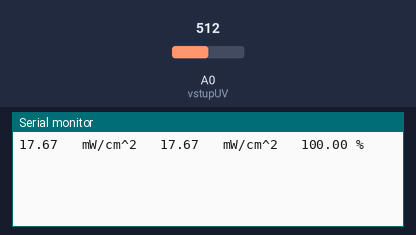
A sketch run on a simulated Arduino Uno, built with avr-gcc and run on an emulated ATmega328P. On the bench: the last lines printed to the serial monitor. Inputs (shaded band) come from the test bench; at power-on: A0 (vstupUV) = 512.

Above: at 2.2 s.
2.3 s: A0 (vstupUV) set to 583
At 3.6 s:
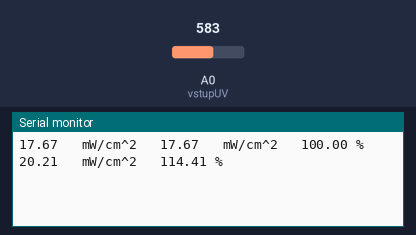
3.8 s: A0 (vstupUV) set to 563
At 4.9 s:
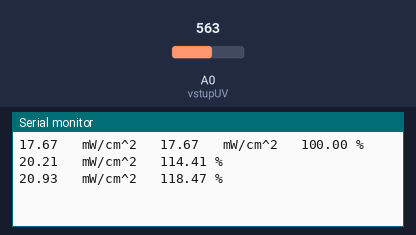
Timing chart, 0 to 6.8 s (numbered marks = the images above; inputs shaded):
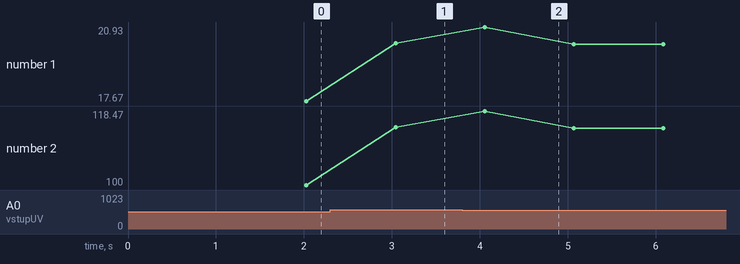

Measured:
- after the input at 2.3 s, the serial monitor: prints a new line after 0.74 s (image 1)
- after the input at 3.8 s, the serial monitor: prints a new line after 0.26 s (image 2)
- plotted number 1: 17.67 → 20.21 after the input at 2.3 s, 20.21 → 20.17 after the input at 3.8 s
- plotted number 2: 100 → 114.41 after the input at 2.3 s, 114.41 → 114.19 after the input at 3.8 s

The sketch:

UV-procenta.ino
```cpp
//Tento program vam bude vracet hodnoty v mw/cm^2

// Arduino senzor UVA a UVB záření

// Návod na použití:
// nahrajte kod na arduino. Poté odkryjte sensor, aby na něj
// dopadala referenční hodnota záření a stiskněte vestavěné tlačítko RESET na Arduinu
// Až začne Sériový monitor vypisovat hodnoty, můžete začít měřit propustnost různých látak jejich kladením před sensor

// Pro detaily k přepočtu se podívejte do souboru UV-mw.ino
float U_max=573;//=2.8V   ----Přepočítané hodnoty napětí na hodnoty vrácené
float U_min=196;//=0.96V  /   funkcí analogRead()
float Int_max=15.0;
float Int_min=0.0;

// pojmenujeme pin A0 jako:
#define vstupUV A0

// proměnná pro uložení referenční intenzity:
float UV_ref;
// -//- aktuální intenzity:
float UV_akt;

void setup() {
	// zahájení komunikace po sériové lince (USB) rychlostí 9600 baud
	Serial.begin(9600);

	// nastaví piny vstupUV a kontrola 3v3 jako vstupy
	pinMode(vstupUV, INPUT);

	// určí hodnotu referenční intenzitu:
	UV_ref = hodnotaNaMiliWatt(analogReadPrumer(vstupUV, 10, 100, 10));
	Serial.print(UV_ref);
	Serial.print("\t mW/cm^2 \t");
}

void loop() {
	int hodnota = analogReadPrumer(vstupUV, 10, 100, 10);
	UV_akt = hodnotaNaMiliWatt(hodnota);
	Serial.print(UV_akt);
	Serial.print("\t mW/cm^2 \t");
	Serial.print(UV_akt/UV_ref*100.0);
	Serial.println(" %\n");
}

int analogReadPrumer(int pin, int extremesToRemove, int measures, int prodleva){
	long prumer = 0;
	int value;
	int maxEx[extremesToRemove]={0,0,0,0,0,0,0,0,0,0};
	int minEx[extremesToRemove]={0,0,0,0,0,0,0,0,0,0};
	for(int i=0;i<measures;i++){
		value = analogRead(pin);
		int j=extremesToRemove-1;
		int y;
		while(j>=0 && value>maxEx[j]){
			if(value<maxEx[j-1]){
				y=value;
				value=maxEx[j];
				maxEx[j]=y;
				j++;
				while(j<extremesToRemove){
					y=value;
					value=maxEx[j];
					maxEx[j]=y;
					j++;
				}
				j=-1;
			}
			j--;
		}
		j=0;
		// Stejně jako celá předchozí smyčka, ale zde hledáme 10
		// nejmenších čísel
		while(j>=0 && value<maxEx[j]){
			if(value>maxEx[j-1]){
				y=value;
				value=maxEx[j];
				maxEx[j]=y;
				j++;
				while(j<extremesToRemove){
					y=value;
					value=maxEx[j];
					maxEx[j]=y;
					j++;
				}
				j=-1;
			}
			j--;
		}
		// nakonec přičte hodnotu(bud z AG a nebo tu. která vypadla
		// z extrémů) a vyčká nečinně po dobu prodlevy.
		prumer+=value;
		delay(prodleva);
	}
	// vydělí průměr počtem měření (2*10 extrémních jsme odstranili)
	// a ten následně vrátí jako výslednou hodnotu funkce
	prumer=prumer/(measures-2*extremesToRemove);
	return int(prumer);
}

// funkce pro převod jednotek z analogRead (0-1023) na Volty
float hodnotaNaVolt(int unit){
	// nejprve převede integer (celé číslo) unit na float (desetinné číslo)
	// a poté ho vydělí 1023 (nejvyšší hodnota z AR) a vynásobí pěti (odpovídající
	// hodnota napětí)
	float volt=(float(unit)*5.0/1023);
	return volt;
}

// -//- z analogRead na mW/cm^2
float hodnotaNaMiliWatt(int unit){
	// nejprve převede integer (celé číslo) unit na float (desetinné číslo) a přepočítá,
	// vše uloží do proměnné miliWatt, kterou vrátí
	float miliWatt=(float(unit)-U_min)*(Int_max-Int_min)/(U_max-U_min)+Int_min;
	return miliWatt;
}
```
